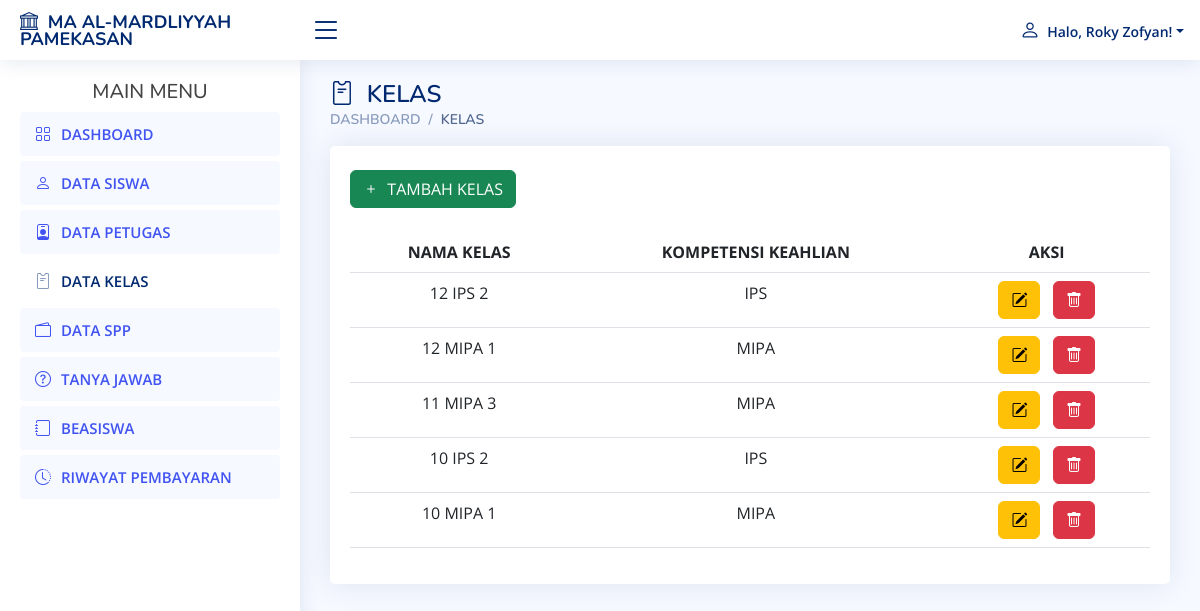
The app's page /admin/kelas.php (signed in) with its own data.
### tables this page shows
CREATE TABLE `petugas` (
  `id_petugas` int(11) NOT NULL,
  `username` varchar(25) NOT NULL,
  `password` varchar(32) NOT NULL,
  `nama_petugas` varchar(35) NOT NULL,
  `level` enum('admin','petugas') NOT NULL,
  `foto` varchar(255) NOT NULL
);

CREATE TABLE `kelas` (
  `id_kelas` int(11) NOT NULL,
  `nama_kelas` varchar(10) NOT NULL,
  `kompetensi_keahlian` varchar(50) NOT NULL
);

### admin/kelas.php (the view, shortened to what this page needs)
<?php
require "../db.php";
?>
<!DOCTYPE html>
<html lang="en">
    <head>
     <?php
        include 'aset.php'
     ?>
    </head>
    <body>
    	<?php require "atas.php"; ?>
        <?php require "menu.php"; ?>
        <main id="main" class="main">
            <div class="pagetitle">
            <h1><i class="bi bi-pass"></i>&nbsp; KELAS</h1>
                <nav>
                    <ol class="breadcrumb">
                        <li class="breadcrumb-item"><a href="index.php">DASHBOARD</a></li>
                        <li class="breadcrumb-item active">KELAS</li>
                    </ol>
                </nav>
            </div>
            <section class="section">
                <div class="row">
                    <div class="col-lg-12">
                        <div class="card">
                            <div class="card-body">
                            	<br>
                                <button type="button" class="btn btn-success" data-bs-toggle="modal" data-bs-target="#tambahData"><i class="bi bi-plus"></i>&nbsp; TAMBAH KELAS</button>
                                <br><br>
                                <table class="table datatable">
                                    <tr>
	                                    <th><center>NAMA KELAS</center></th>
	                                    <th><center>KOMPETENSI KEAHLIAN</center></th>
	                                    <th><center>AKSI</center></th>
                                    </tr>
                                    <?php
                                    $sql = mysqli_query($kon, "SELECT * FROM kelas ORDER BY id_kelas DESC");
                                    while ($gb = mysqli_fetch_array($sql))
                                    {
                                    ?>
                                    <tr>
                                        <td><center><?= $gb["nama_kelas"] ?></center></td>
                                        <td><center><?= $gb["kompetensi_keahlian"] ?></center></td>
                                        <td>
                                            <center>
                                            <button type="button" data-bs-toggle="modal" data-bs-target="#editData<?= $gb["id_kelas"] ?>" class="btn btn-warning"><i class="bi bi-pencil-square"></i></button>
                                            <button type="button" data-bs-toggle="modal" data-bs-target="#hapusData<?= $gb["id_kelas"] ?>" class="btn btn-danger"><i class="bi bi-trash"></i></button>
                                            </center>
                                        </td>
                                    </tr>
	                                <?php } ?>
                                </table>
                            </div>
                        </div>
                    </div>
                </div>
            </section>
        </main>
    </body>
</html>

### admin/atas.php (shortened to what this page needs)
<header id="header" class="header fixed-top d-flex align-items-center">
    <div class="d-flex align-items-center justify-content-between">
      <a href="index.php" class="logo d-flex align-items-center">
        <span class="d-none d-lg-block" style="font-size: 18px;"><i class="bi bi-bank"></i>&nbsp; MA AL-MARDLIYYAH PAMEKASAN</span>
      </a>
      <i class="bi bi-list toggle-sidebar-btn"></i>
    </div>
    <nav class="header-nav ms-auto">
      <ul class="d-flex align-items-center">
        <li class="nav-item dropdown pe-3">
          <a class="nav-link nav-profile d-flex align-items-center pe-0" href="#" data-bs-toggle="dropdown">
          <?php
            require "../db.php";
            $nisn = $_SESSION["admin"];
            $query = "SELECT nama_petugas FROM petugas WHERE id_petugas = ?";
            $stmt = mysqli_prepare($kon, $query);
            mysqli_stmt_bind_param($stmt, "s", $nisn);
            mysqli_stmt_execute($stmt);
            $result = mysqli_stmt_get_result($stmt);
            $row = mysqli_fetch_assoc($result);
            if ($row) {
                $nama_petugas = $row['nama_petugas'];
            } else {
                $nama_petugas = 'Petugas Tidak Ditemukan';
            }
            ?>            <span class="d-none d-md-block dropdown-toggle ps-2"><i style="font-size: 20px" class="bi bi-person"></i>&nbsp; Halo, <?= htmlspecialchars($nama_petugas) ?>!</span>
          </a>
        </li>
      </ul>
    </nav>
  </header>

### assets/css/style.css (style rules this page uses)
:root { scroll-behavior: smooth; }
body { font-family: "Open Sans", sans-serif; background: #f6f9ff; color: #444444; }
a { color: #4154f1; text-decoration: none; }
h1, h2, h3, h4, h5, h6 { font-family: "Nunito", sans-serif; }
#main { margin-top: 60px; padding: 20px 30px; transition: all 0.3s; }
.pagetitle { margin-bottom: 10px; }
.pagetitle h1 { font-size: 24px; margin-bottom: 0; font-weight: 600; color: #012970; }
.card { margin-bottom: 30px; border: none; border-radius: 5px; box-shadow: 0px 0 30px rgba(1, 41, 112, 0.1); }
.card-body { padding: 0 20px 20px 20px; }
.breadcrumb { font-size: 14px; font-family: "Nunito", sans-serif; color: #899bbd; font-weight: 600; }
.breadcrumb a { color: #899bbd; transition: 0.3s; }
.breadcrumb .breadcrumb-item::before { color: #899bbd; }
.breadcrumb .active { color: #51678f; font-weight: 600; }
.logo { line-height: 1; }
@media (min-width: 1200px) { .logo { width: 280px; } }
.logo span { font-size: 26px; font-weight: 700; color: #012970; font-family: "Nunito", sans-serif; }
.header { transition: all 0.5s; z-index: 997; height: 60px; box-shadow: 0px 2px 20px rgba(1, 41, 112, 0.1); background-color: #fff; padding-left: 20px; }
.header .toggle-sidebar-btn { font-size: 32px; padding-left: 10px; cursor: pointer; color: #012970; }
.header-nav ul { list-style: none; }
.header-nav>ul { margin: 0; padding: 0; }
.header-nav .nav-profile { color: #012970; }
.header-nav .nav-profile span { font-size: 14px; font-weight: 600; }
@media (min-width: 1200px) { #main, #footer { margin-left: 300px; } }

### records on screen
petugas: nama_petugas "Roky Zofyan"
kelas: nama_kelas "12 IPS 2", kompetensi_keahlian "IPS"
kelas: nama_kelas "12 MIPA 1", kompetensi_keahlian "MIPA"
kelas: nama_kelas "11 MIPA 3", kompetensi_keahlian "MIPA"
kelas: nama_kelas "10 IPS 2", kompetensi_keahlian "IPS"
kelas: nama_kelas "10 MIPA 1", kompetensi_keahlian "MIPA"
